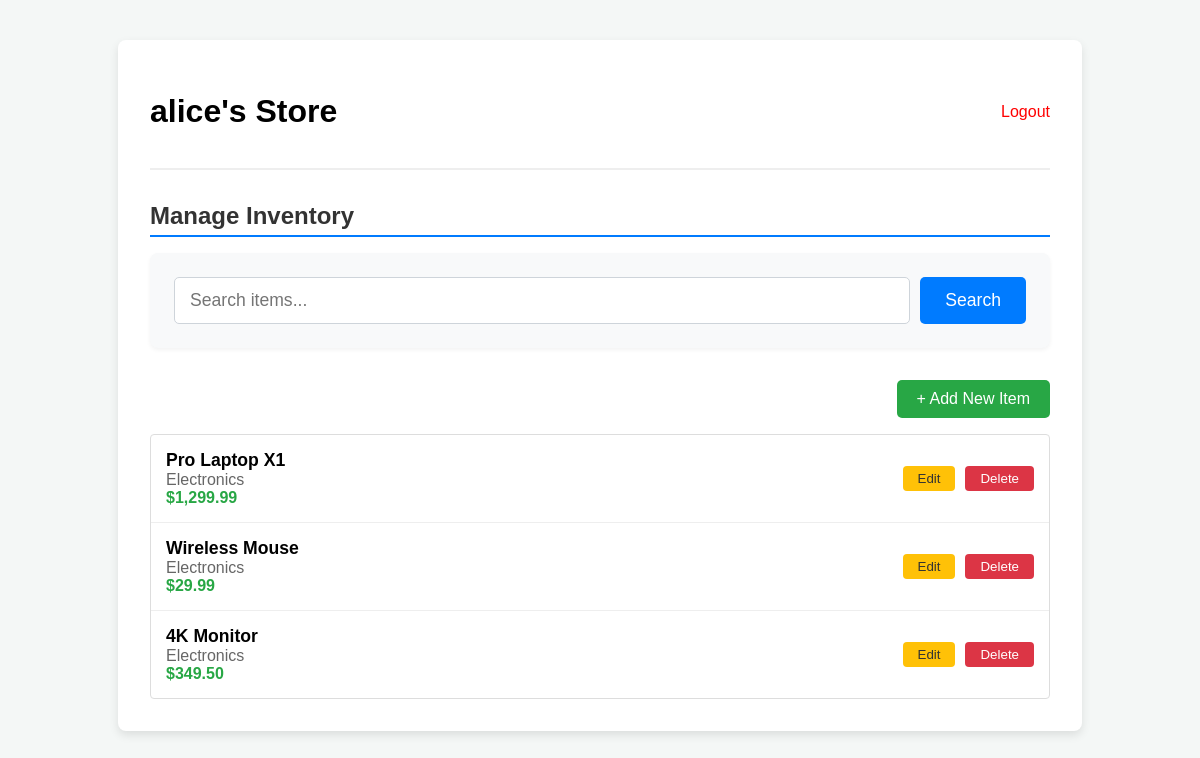
The app's page /welcome.php (signed in) with its own data.
### tables this page shows
CREATE TABLE IF NOT EXISTS inventory (
    id INT AUTO_INCREMENT PRIMARY KEY,
    owner_id INT NOT NULL,
    item_name VARCHAR(100) NOT NULL,
    category VARCHAR(50),
    quantity INT DEFAULT 10,
    price DECIMAL(10, 2),
    FOREIGN KEY (owner_id) REFERENCES users (id)
);

### welcome.php (the view, shortened to what this page needs)
<?php
require_once 'db_connect.php';
$username = $_SESSION['username'];
$user_id = $_SESSION['user_id'] ?? 0;
$search = $_GET['search'] ?? '';
$sql_inventory = "SELECT * FROM inventory WHERE owner_id = :owner_id";
$params_inv = [':owner_id' => $user_id];
$stmt_inv = $pdo->prepare($sql_inventory);
$stmt_inv->execute($params_inv);
$my_items = $stmt_inv->fetchAll();
?>
<!DOCTYPE html>
<html lang="en">
<head>
</head>
<body>
    <div class="container">
        <div class="header">
            <h1><?php echo htmlspecialchars($username); ?>'s Store</h1>
            <a href="logout.php" class="logout">Logout</a>
        </div>
        <h2 class="section-title">Manage Inventory</h2>
        <div class="search-box">
            <form action="" method="GET" class="search-form">
                <input type="text" name="search" class="search-input" placeholder="Search items..." value="<?php echo htmlspecialchars($search); ?>">
                <button type="submit" class="search-btn">Search</button>
            </form>
        </div>
        <div class="action-bar">
            <button class="add-btn" onclick="openCreateModal()">+ Add New Item</button>
        </div>
        <?php if (count($my_items) > 0): ?>
            <div style="background: white; border: 1px solid #ddd; border-radius: 4px;">
                <?php foreach ($my_items as $item): ?>
                    <div class="inventory-list-item">
                        <div class="item-details">
                            <strong style="font-size: 1.1em;"><?php echo htmlspecialchars($item['item_name']); ?></strong>
                            <br>
                            <span style="color: #666;"><?php echo htmlspecialchars($item['category']); ?></span>
                            <br>
                            <span style="color: #28a745; font-weight: bold;">$<?php echo number_format($item['price'], 2); ?></span>
                        </div>
                        <div class="item-actions">
                            <button class="edit-btn" onclick="openUpdateModal(
                                <?php echo $item['id']; ?>,
                                '<?php echo addslashes($item['item_name']); ?>',
                                '<?php echo addslashes($item['category']); ?>',
                                <?php echo $item['price']; ?>
                            )">Edit</button>
                            <form method="POST" onsubmit="return confirm('Are you sure?');" style="display:inline;">
                                <button type="submit" class="delete-btn">Delete</button>
                            </form>
                        </div>
                    </div>
                <?php endforeach; ?>
            </div>
        <?php else: ?>
            <p>No inventory items found.</p>
        <?php endif; ?>
    </div>
</body>
</html>

### welcome.php (style rules this page uses)
body { font-family: sans-serif; padding: 2rem; background-color: #f4f7f6; }
.container { background: white; padding: 2rem; border-radius: 8px; box-shadow: 0 4px 10px rgba(0,0,0,0.1); max-width: 900px; margin: 0 auto; }
.header { display: flex; justify-content: space-between; align-items: center; margin-bottom: 2rem; border-bottom: 2px solid #eee; padding-bottom: 1rem; }
.logout { color: red; text-decoration: none; }
.section-title { border-bottom: 2px solid #007bff; padding-bottom: 5px; margin-top: 1rem; margin-bottom: 1rem; color: #333; }
.search-box { margin-bottom: 2rem; padding: 1.5rem; background: #f8f9fa; border-radius: 8px; box-shadow: 0 2px 4px rgba(0,0,0,0.05); }
.search-form { display: flex; gap: 10px; }
.search-input { flex-grow: 1; padding: 12px 15px; font-size: 1.1rem; border: 1px solid #ced4da; border-radius: 5px; outline: none; transition: border-color 0.2s; }
.search-btn { padding: 12px 25px; font-size: 1.1rem; background-color: #007bff; color: white; border: none; border-radius: 5px; cursor: pointer; transition: background-color 0.2s; font-weight: 500; }
.action-bar { display: flex; justify-content: flex-end; margin-bottom: 1rem; }
.add-btn { background-color: #28a745; color: white; padding: 10px 20px; border: none; border-radius: 5px; cursor: pointer; font-size: 1rem; }
.inventory-list-item { display: flex; justify-content: space-between; align-items: center; padding: 15px; border-bottom: 1px solid #eee; }
.inventory-list-item:last-child { border-bottom: none; }
.item-details { flex-grow: 1; }
.item-actions { display: flex; gap: 10px; }
.edit-btn { padding: 5px 15px; background: #ffc107; color: #333; border: none; border-radius: 4px; cursor: pointer; }
.delete-btn { padding: 5px 15px; background: #dc3545; color: white; border: none; border-radius: 4px; cursor: pointer; }

### records on screen
inventory: item_name "Pro Laptop X1", category "Electronics", price "1,299.99"
inventory: item_name "Wireless Mouse", category "Electronics", price "29.99"
inventory: item_name "4K Monitor", category "Electronics", price "349.50"

### other values on screen
$username "alice"
